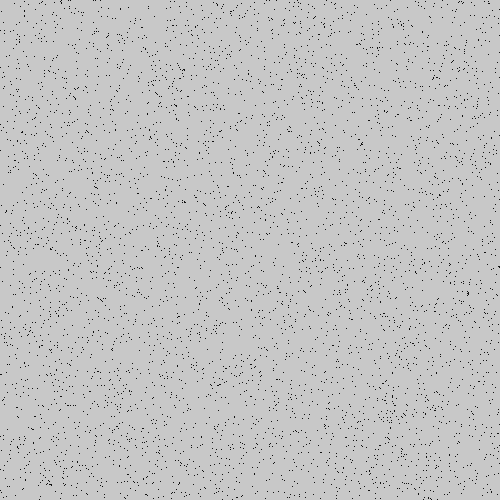
Frame 1 (no input)
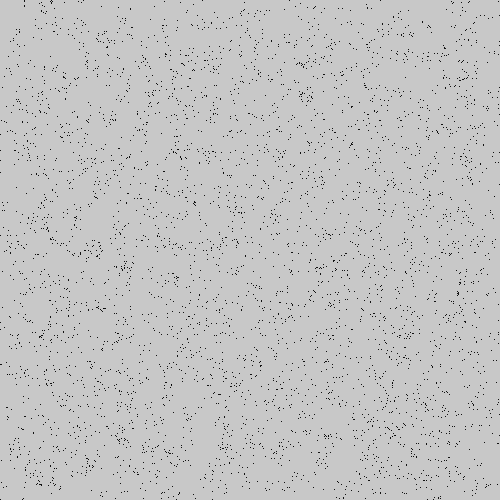
Frame 60 (the mouse pressed at the canvas centre just before this capture)
Frame 120 (the mouse held since frame 60 and released just before this capture): identical to frame 60, image omitted

The Processing sketch that drew these frames (run headless with seeded random() and noise(); from frame 60 on, the mouse is pressed at the canvas centre):

// Processing sketch: noiseC
// ── noiseC.pde
ArrayList<PVector> particles;
ArrayList<Float> isov;

void setup(){
  size(500,500);
  particles = new ArrayList<PVector>();
  isov = new ArrayList<Float>();
  init();
}

void draw(){
  draw_();
}

float mnoise(float x, float y){
  float res = 4;
  x = x/width*res;
  y = y/height*res;
  return noise(x, y);
}

void update(int i){
  PVector p = particles.get(i);
  float x = p.x;
  float y = p.y;
  float res = 4;
  float r = 2;
  float stre1=3;
  float ds = 10;
  PVector[] next = new PVector[]{new PVector(0,ds), new PVector(0,-ds), new PVector(ds,0), new PVector(-ds,0)};
  float cn = mnoise(x, y);
  
  PVector bp = PVector.add(next[0], p);
  float min_dn = abs(cn-mnoise(bp.x, bp.y));
  
  for (int j = 1; j<next.length;j++){
    PVector p2 = next[j];
    PVector pot = PVector.add(p, p2);
    float cdn = abs(cn-mnoise(pot.x, pot.y));
    if (cdn < min_dn){
      min_dn = cdn;
      bp = pot;
    }
  }
  particles.set(i, bp);
}

void draw_(){
  background(200);
  for (int i = 0; i<particles.size();i++){
    PVector p = particles.get(i);
    update(i);
    point(p.x,p.y);
  
  }
}

void init(){
  background(200);
  particles.clear();
  int n = 5000;
  for (int i= 0; i<n; i ++){
    float x = random(width);
    float y = random(height);
    particles.add(new PVector(x, y));
    particles.add(new PVector(x, y));
  }
}
